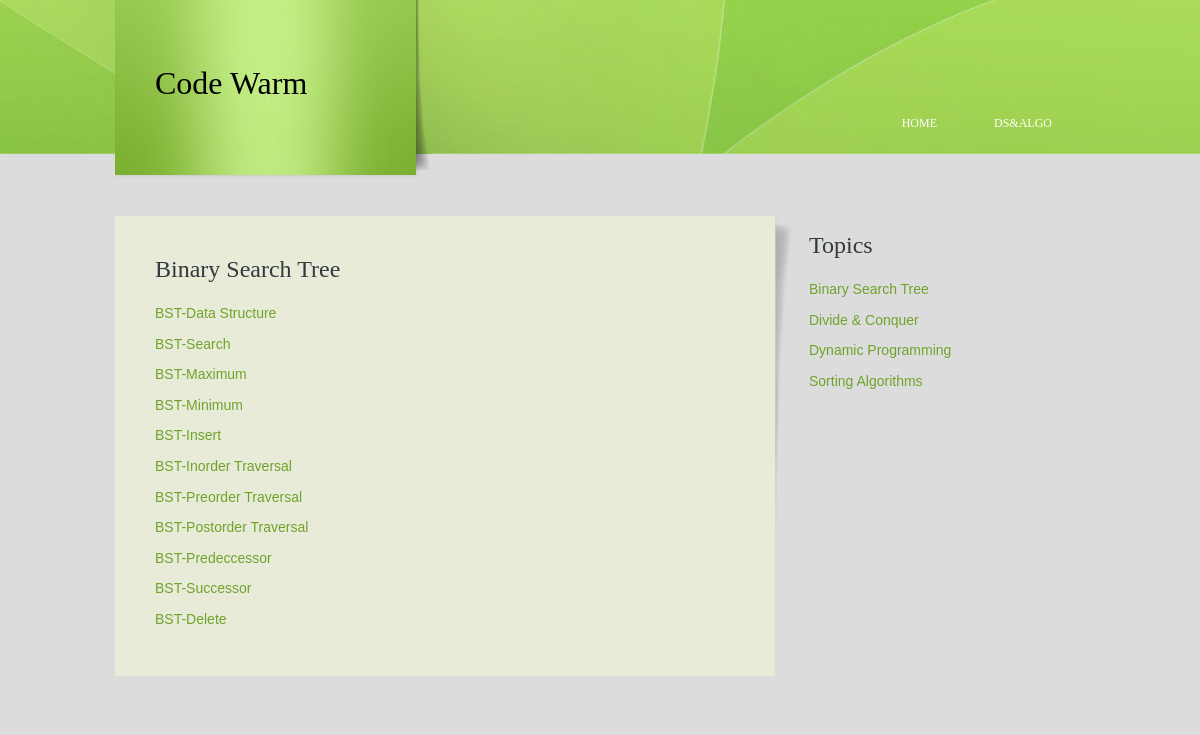
The page /dsnalgo/4/ on the database its author committed.
### dsnalgo/models.py (models this page shows, shortened)
class Article(models.Model):
    title = models.CharField(max_length=250)

class SubArticle(models.Model):
    article = models.ForeignKey(Article, on_delete=models.CASCADE)
    title = models.CharField(max_length=250)

### dsnalgo/views.py (the view)
# urls.py: url(r'^(?P<article_id>[0-9]+)/$', views.article_detail, name='article-detail'),
def article_detail(request,article_id):
    article = get_object_or_404(Article, pk=article_id)
    all_articles = Article.objects.all()
    context = {'article':article, 'all_articles':all_articles}
    return render(request, 'dsnalgo/article_detail.html', context)

### dsnalgo/templates/dsnalgo/article_detail.html (shortened to what this page needs)
{% extends 'dsnalgo/base.html' %}
{% block article %}
    <div class="article">
        <ul class="sb_menu">
            <h2>{{ article.title }}</h2>
            {% for sub in article.subarticle_set.all %}
                <li><a href="{% url 'sub_article-detail' article.id sub.id %}">{{ sub.title }}</a></li>
            {% endfor %}
        </ul>
    </div>
{% endblock %}

### dsnalgo/templates/dsnalgo/base.html (shortened to what this page needs)
<!DOCTYPE html PUBLIC "-//W3C//DTD XHTML 1.0 Transitional//EN" "http://www.w3.org/TR/xhtml1/DTD/xhtml1-transitional.dtd">
<html>
<head>
  {% load staticfiles %}
  <link href="{% static 'dsnalgo/style.css' %}" rel="stylesheet" type="text/css" />
  <link href="http://alexgorbatchev.com/pub/sh/current/styles/shThemeMidnight.css" rel="stylesheet" type="text/css" />
  <link href="http://alexgorbatchev.com/pub/sh/current/styles/shCore.css" rel="stylesheet" type="text/css" />
</head>
<body>
<div class="main">
  <div class="header">
    <div class="header_resize">
      <div class="logo"><h1><a href="{% url 'index' %}">Code Warm</a></h1></div>
      <div class="menu_nav">
        <ul>
          <li><a href="{% url 'index' %}"><span>Home</span></a></li>
          <li><a href="{% url 'index' %}"><span>Ds&Algo</span></a></li>
        </ul>
      </div>
    </div>
  </div>
  <div class="content">
    <div class="content_resize">
      <div class="mainbar">
        <div class="submb">
        {% block article %}
        {% endblock %}
        </div>
      </div>
      <div class="sidebar">
        <div class="gadget">
          <ul class="sb_menu">
            <h2 class="star">Topics</h2>
            {% for article in all_articles %}
              <li><a href="{% url 'article-detail' article.id %}">{{ article.title }}</a></li>
            {% endfor %}
          </ul>
        </div>
      </div>
    </div>
  </div>
</div>
</body>
</html>

### dsnalgo/static/dsnalgo/style.css (style rules this page uses)
body { margin:0; padding:0; width:100%; color:#5f5f5f; font:normal 12px/1.8em Georgia, "Times New Roman", Times, serif; }
html, .main { padding:0; margin:0; background-color:#DCDCDC; }
h1 { margin:0; padding:64px 40px; color:#000; font:normal 32px/1.2em Georgia, "Times New Roman", Times, serif; }
h1 a, h1 a:hover { color:#000; text-decoration:none; }
h2 { font:normal 24px Georgia, "Times New Roman", Times, serif; color:#323a3f; padding:8px 0; margin:8px 0; }
a { color:#70a32c; text-decoration:underline; }
.header, .hbg, .content, .menu_nav, .fbg, .footer, form, ol, ol li, ul, .content .mainbar, .content .sidebar { margin:0; padding:0; }
.content_resize, .fbg_resize, .footer_resize { margin:0 auto; padding:0 40px; width:890px; }
.header { background:url(images/header_bg.jpg) repeat-x top; }
.header_resize { margin:0 auto; padding:0; width:970px; height:200px; }
.header .logo { width:317px; height:180px; float:left; background:url(images/logo.png) no-repeat left top; }
.menu_nav { height:52px; float:right; width:auto; padding-top:90px; }
.menu_nav ul { width:auto; list-style:none; }
.menu_nav ul li { margin:0 1px; float:left; }
.menu_nav ul li a { display:block; margin:0; padding:23px 9px 23px 0; color:#fff; text-decoration:none; text-transform:uppercase; }
.menu_nav ul li a span { padding:23px; }
.content { padding-bottom:16px; }
.content_resize { padding:16px 40px 16px 0; width:930px; }
.content .mainbar { float:left; width:660px; padding-right:17px; background:url(images/mainbar_bg.png) no-repeat right top; }
.content .mainbar .submb { padding:24px 23px 24px 40px; background-color:#e8ebd8; }
.content .mainbar .article, .content .sidebar .gadget { margin:0; padding:0 0 16px 0; }
.content .sidebar { float:right; width:236px; }
ul.sb_menu, ul.ex_menu { margin:0; padding:0; list-style:none; }
ul.sb_menu li, ul.ex_menu li { margin:0; }
ul.sb_menu li { padding:4px 0; }
ul.sb_menu li a, ul.ex_menu li a { font-family:Arial;font-size:14px; text-decoration:none; }

### rows shown on the page
Article: title "Binary Search Tree"
SubArticle: title "BST-Data Structure"
SubArticle: title "BST-Search"
SubArticle: title "BST-Maximum"
SubArticle: title "BST-Minimum"
SubArticle: title "BST-Insert"
SubArticle: title "BST-Inorder Traversal"
SubArticle: title "BST-Preorder Traversal"
SubArticle: title "BST-Postorder Traversal"
SubArticle: title "BST-Predeccessor"
SubArticle: title "BST-Successor"
SubArticle: title "BST-Delete"
Article: title "Divide & Conquer"
Article: title "Dynamic Programming"
Article: title "Sorting Algorithms"
